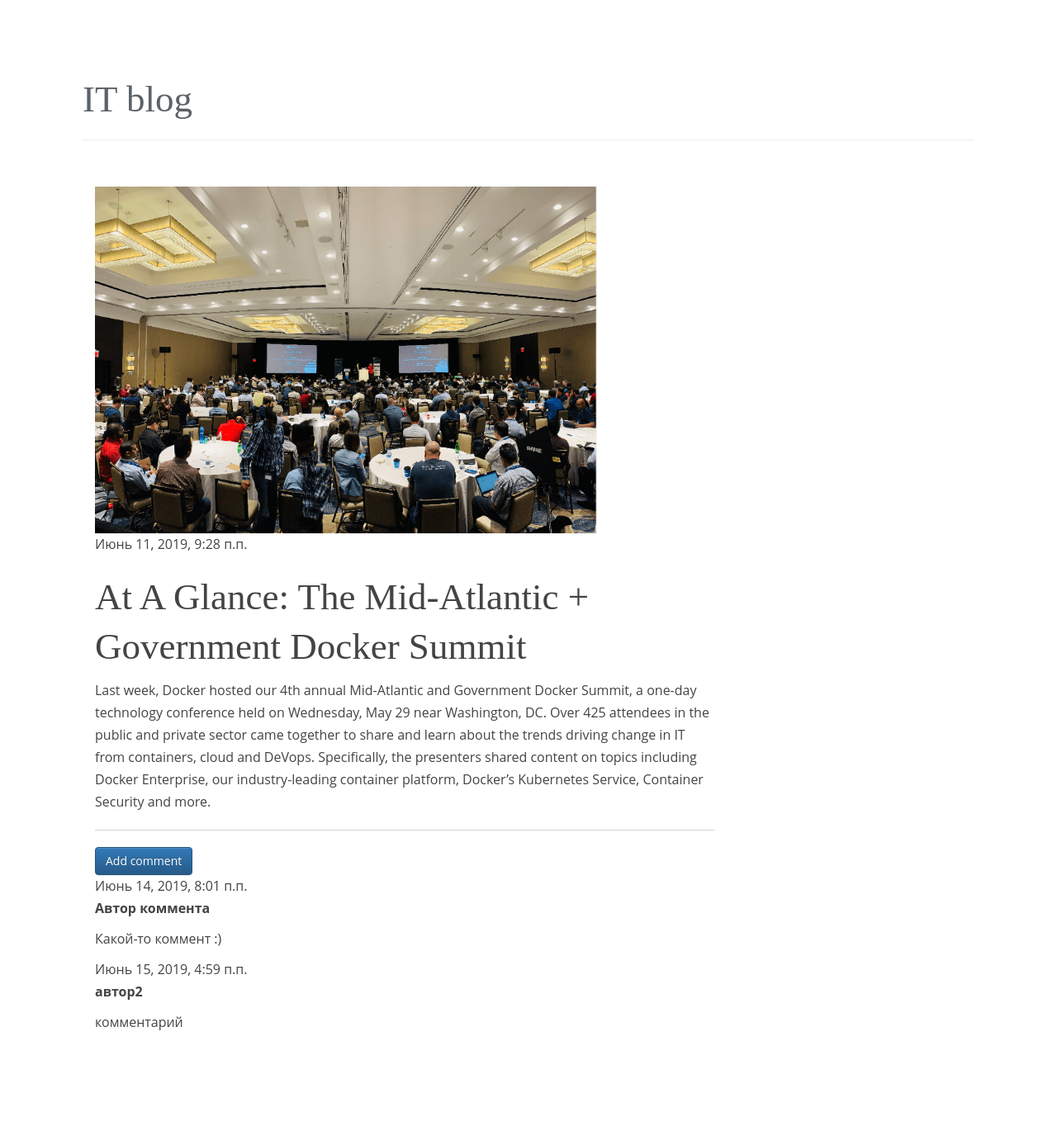
The app's page /post/2/ with its own data.
### blog/models.py (models this page shows, shortened)
class Post(models.Model):
    author = models.ForeignKey(settings.AUTH_USER_MODEL, on_delete=models.CASCADE)
    title = models.CharField(max_length=200)
    text = models.TextField()
    image = models.FileField(upload_to = 'media', blank = True)
    created_date = models.DateTimeField(default=timezone.now)
    published_date = models.DateTimeField(blank=True, null=True)

class Comment(models.Model):
    post = models.ForeignKey('blog.Post', on_delete=models.CASCADE, related_name='comments')
    author = models.CharField(max_length=200)
    text = models.TextField()
    created_date = models.DateTimeField(default=timezone.now)
    approved_comment = models.BooleanField(default=False)

### blog/views.py (the view)
# urls.py: path('post/<int:pk>/', views.post_detail, name='post_detail'),
def post_detail(request, pk):
    post = get_object_or_404(Post, pk=pk)
    return render(request, 'blog/post_detail.html', {'post': post})

### blog/templates/blog/post_detail.html (shortened to what this page needs)
{% extends 'blog/base.html' %}
{% block content %}
    {% if post.image %}
        <div class ="image" >
            <img src = "{{ post.image.url}}" class="img-fluid" height = 60% width = auto>
        </div>
    {% endif %}
    <div class="post">
        {% if post.published_date %}
            <div class="date">
                {{ post.published_date }}
            </div>
        {% endif %}
        <h1>{{ post.title }}</h1>
        <p>{{ post.text|linebreaksbr }}</p>
    </div>
    <hr>
    <a class="btn btn-primary" href="{% url 'add_comment_to_post' pk=post.pk %}">Add comment</a>
    {% for comment in post.comments.all %}
        {% if user.is_authenticated or comment.approved_comment %}
        <div class="comment">
            <div class="date">
                {{ comment.created_date }}
            </div>
            <strong>{{ comment.author }}</strong>
            <p>{{ comment.text|linebreaks }}</p>
        </div>
        {% endif %}
    {% empty %}
    <p>No comments here yet :(</p>
{% endfor %}
{% endblock %}

### blog/templates/blog/base.html (shortened to what this page needs)
{% load static %}
<html>
    <head>
        <link rel="stylesheet" href="//maxcdn.bootstrapcdn.com/bootstrap/3.2.0/css/bootstrap.min.css">
        <link rel="stylesheet" href="//maxcdn.bootstrapcdn.com/bootstrap/3.2.0/css/bootstrap-theme.min.css">
        <link rel="stylesheet" href="{% static 'css/style.css' %}">
    </head>
    <body>
            <div class="page-header">
                <h1><a href="/">IT blog</a></h1>
            </div>
            <div class="content container">
                <div class="row">
                    <div class="col-md-8">
                    {% block content %}
                    {% endblock %}
                    </div>
                </div>
            </div>
        </body>
</html>

### blog/static/css/style.css (style rules this page uses)
body { font-size: 16px; line-height: 27px; font-family: 'Open Sans', sans-serif; color: #444; background-color: #fff; padding: 50px 100px; background-color: #ddd; background: url(../img/bgc.jpg) no-repeat; background-size: cover; background-attachment: fixed; }
a { color: #5b6268; }
h1 { font-size: 45px; line-height: 60px; font-weight: normal; font-family: 'PT Serif', serif; }
hr { border-top-color: #ced5db; }
.content, .about { padding-top: 36px; padding-bottom: 80px; }

### records on screen
Post: image (picture), published_date "Июнь 11, 2019, 9:28 п.п.", title "At A Glance: The Mid-Atlantic + Government Docker Summit", text "Last week, Docker hosted our 4th annual Mid-Atlantic and Government Docker Summit, a one-day technology conference held on Wednesday, May 29 near Washington, DC. Over 425 attendees in the public and private sector came together to share and learn about the trends driving change in IT from containers, cloud and DeVops. Specifically, the presenters shared content on topics including Docker Enterprise, our industry-leading container platform, Docker’s Kubernetes Service, Container Security and more."
Comment: created_date "Июнь 14, 2019, 8:01 п.п.", author "Автор коммента", text "Какой-то коммент :)"
Comment: created_date "Июнь 15, 2019, 4:59 п.п.", author "автор2", text "комментарий"
